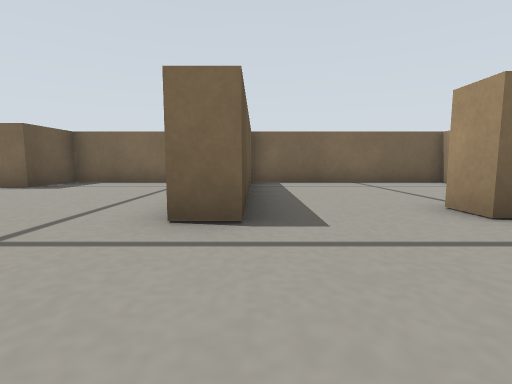
View 1 (above)

16 first-person views from a walk through a robot-simulator world made for Gazebo. The camera is 0.12 m above the floor, tilts 6° down and sees 85° across. The floor is counted in squares, 0.2 m on a side. Each view is taken from the middle of a square. On the plan, view 1 faces up. The plan holds only what a view shows up to about 9 squares ahead; the rest is blank. Surface patterns are stand-ins for the level's own textures.

View 2
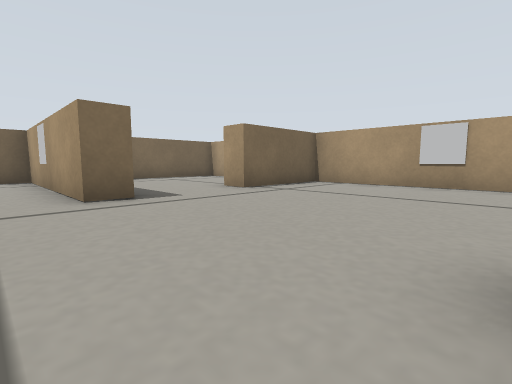

View 3
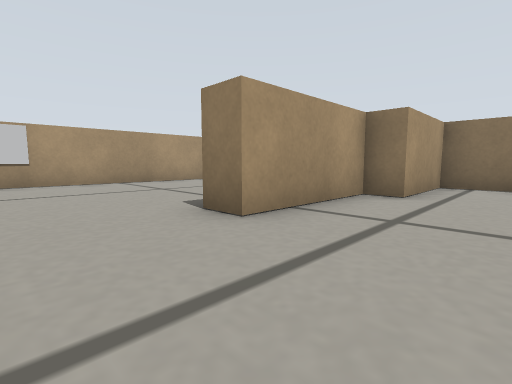

View 4
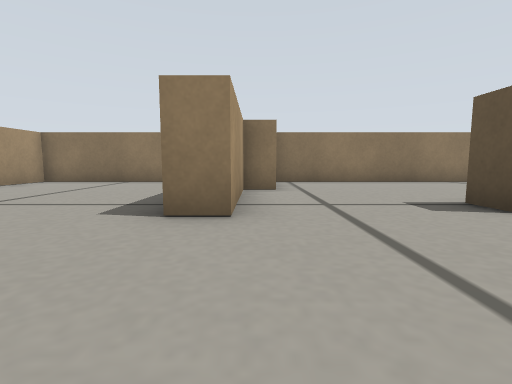

View 5
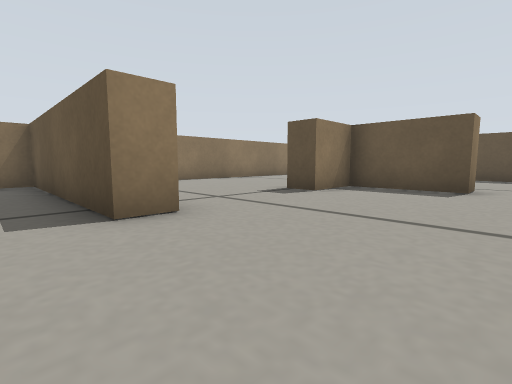

View 6
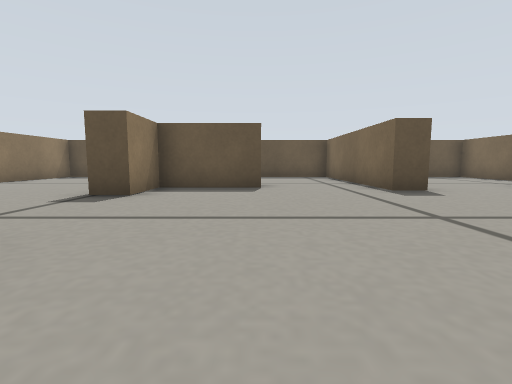

View 7
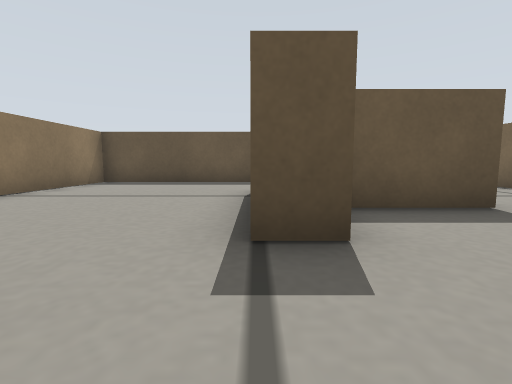

View 8
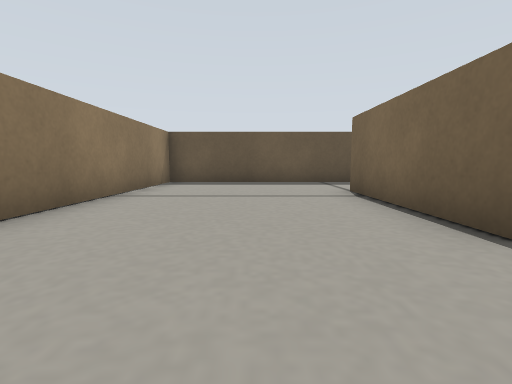

View 9
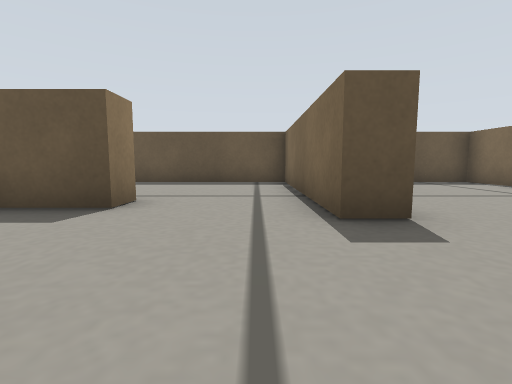

View 10
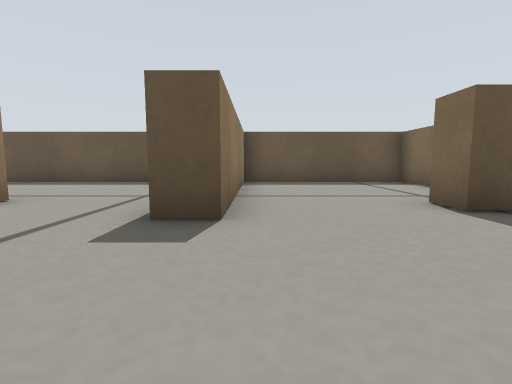

View 11
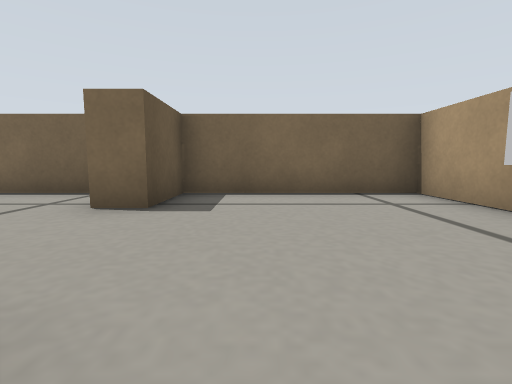

View 12
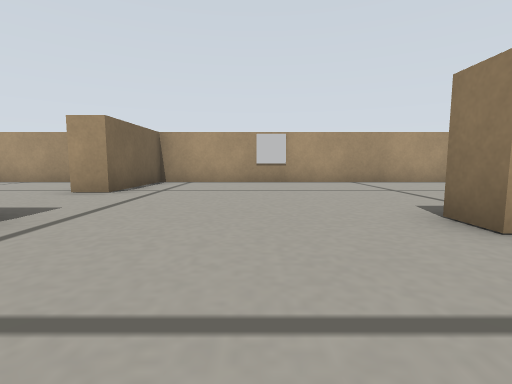

View 13
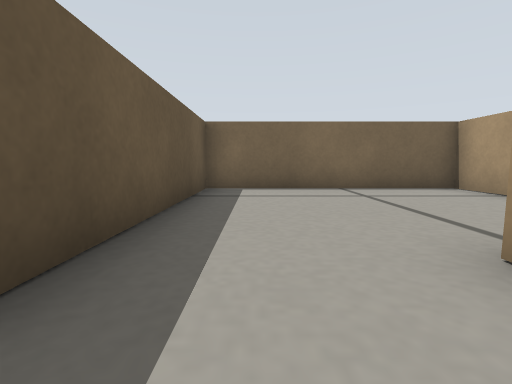

View 14
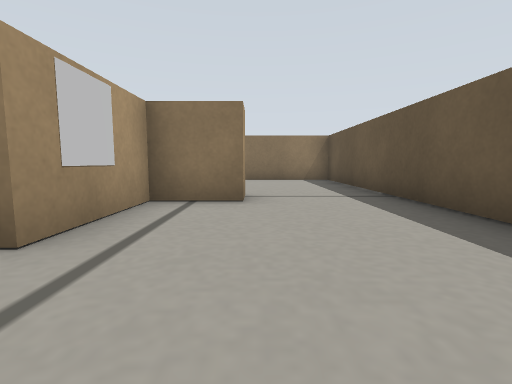

View 15
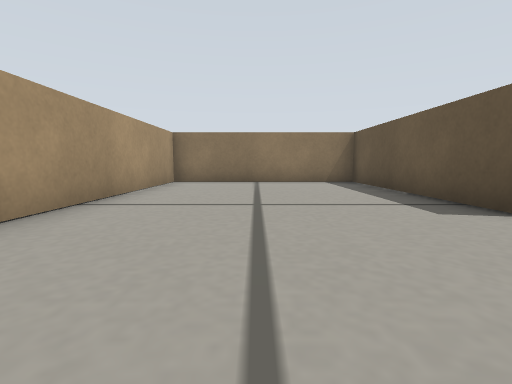

View 16
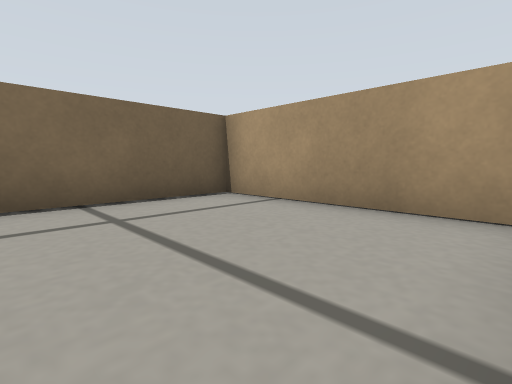

### Floor plan
Ten units are one square. View 1 is at (0, 0); x grows to the right and y downward. Boxes are objects, and circles mark ways between rooms. Rooms are numbered by the first view taken in them; rooms with no view inside come last. Other rooms are left out.
<svg viewBox="-110 -89 170 170">
<path fill="none" stroke="#000" d="M-1 20 -1 76 55 76 55 -29 25 -29 25 -38M-7 21 1 21M-1 -29 -10 -29M-64 -1 -56 -1 -56 23 -41 23 -41 30 -78 30 -78 23 -64 23 -64 -1M-49 -36 -49 -29 -105 -29 -105 76 -14 76 -14 51M-7 51 -7 21M-64 -36 -49 -36M-7 -28 -7 -84 -54 -84 -54 -66 -63 -66M55 -41 55 -84 -1 -84 -1 -29M-101 -36 -64 -36M-71 -84 -105 -84 -105 -36"/>
<rect x="-65" y="5" width="10" height="10" fill="#bbb"><title>marker</title></rect>
<circle cx="-5" cy="-5" r="3" fill="#2a7"/>
<circle cx="15" cy="-30" r="3" fill="#2a7"/>
<circle cx="-30" cy="-30" r="3" fill="#2a7"/>
<circle cx="-60" cy="-50" r="3" fill="#2a7"/>
<text x="20" y="20">1</text>
<text x="-60" y="10">2</text>
<text x="-40" y="-60">3</text>
<text x="30" y="-60">4</text>
<text x="-90" y="-60">5</text>
</svg>
Room 1 opens to room 2. Room 1 opens to room 4. Room 2 opens to room 3. Room 3 opens to room 5.

Where each view was taken, in squares from view 1:
view 1: 0 up, 0 right, facing up
view 2: 2 down, 2 left, facing up-right
view 3: 0 up, 3 left, facing down-right
view 4: 1 up, 1 left, facing down
view 5: 1 up, 1 right, facing down-left
view 6: 0 up, 1 right, facing left
view 7: 3 down, 2 left, facing left
view 8: 5 down, 2 left, facing left
view 9: 2 up, 2 left, facing left
view 10: 4 up, 2 left, facing left
view 11: 3 up, 4 left, facing up
view 12: 0 up, 3 left, facing right
view 13: 2 up, 1 right, facing up
view 14: 2 up, 8 left, facing down
view 15: 1 up, 3 right, facing down
view 16: 4 up, 2 right, facing up-right
